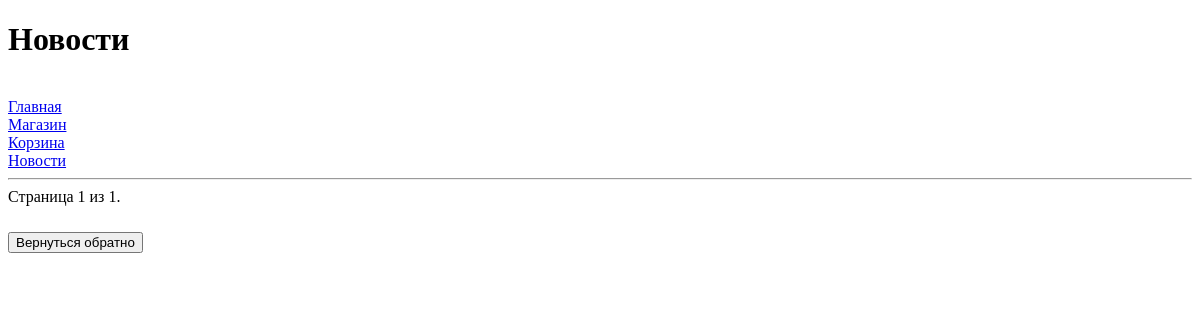
Page /platform/news/ on the earlier database version.
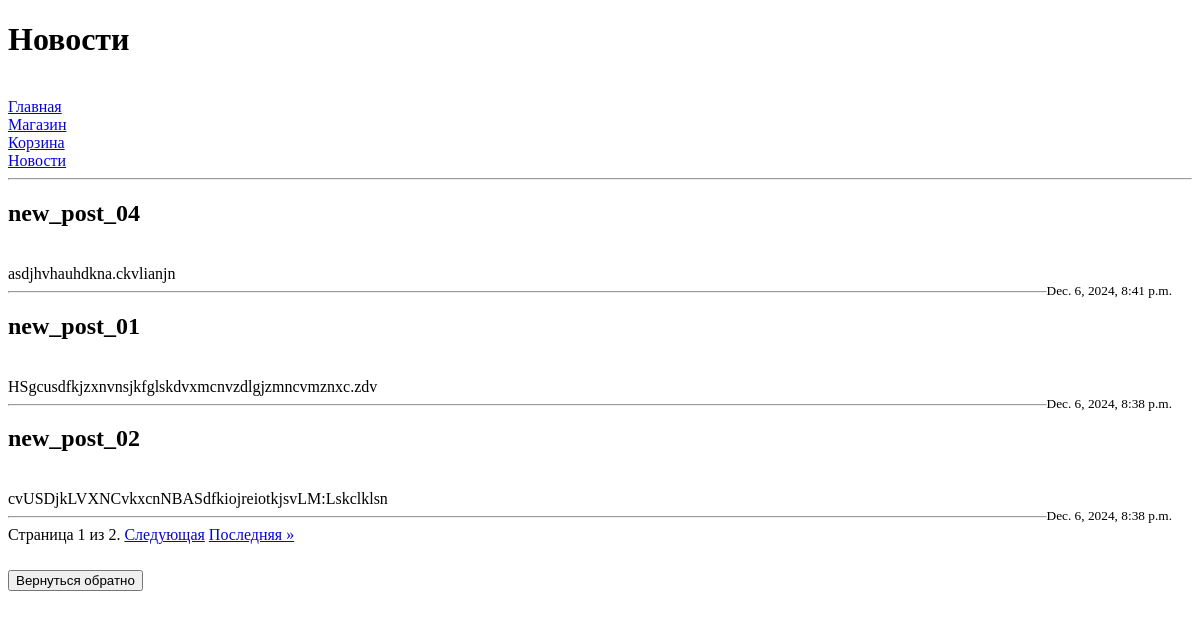
Same page on the later database version.
### task1/models.py (models this page shows, shortened)
class Post(models.Model):
    objects = None
    title = models.CharField(max_length=55, verbose_name= 'Заголовок')
    content = models.TextField(verbose_name='Содержание')
    created_at = models.DateTimeField(auto_now_add=True, verbose_name='Дата создания')
    updated_at = models.DateTimeField(auto_now=True, verbose_name='Дата обновления')
    is_published = models.BooleanField(default=True, verbose_name='Опубликовано')

### task1/views.py (the view)
# urls.py: path('platform/news/', news_page),
def news_page(request):
    news = Post.objects.filter(is_published= True).order_by('-created_at')
    paginator = Paginator(news, 3)
    page_number = request.GET.get('page')
    page_obj = paginator.get_page(page_number)
    return render(request, 'news.html', {'news': page_obj})

### templates/task1/news.html (shortened to what this page needs)
{% extends "menu.html" %}
{% block page_name %}<h1>Новости</h1>{% endblock %}
{% block menu %}{{ block.super }}{% endblock %}
{% block content %}
    <hr>
    {% for new in news %}
        <h2>{{ new.title }}</h2>
        <br>
        {{ new.content }}
        <br>
        <small style="float: right; margin-right: 20px;">{{ new.created_at }}</small>
        <hr>
    {% endfor %}
    <div class="pagination">
        <span class="step-links">
            <span class="current">
                Страница {{ news.number }} из {{ news.paginator.num_pages }}.
            </span>
            {% if news.has_next %}
                <a href="?page={{ news.next_page_number }}">Следующая</a>
                <a href="?page={{ news.paginator.num_pages }}">Последняя &raquo;</a>
            {% endif %}
        </span>
    </div>
    <a href="http://127.0.0.1:8000"> <h2><button> Вернуться обратно </button></h2> </a>
{% endblock %}

Differences in the rows shown:
added Post: title "new_post_04", content "asdjhvhauhdkna.ckvlianjn", created_at "Dec. 6, 2024, 8:41 p.m."
added Post: title "new_post_01", content "HSgcusdfkjzxnvnsjkfglskdvxmcnvzdlgjzmncvmznxc.zdv", created_at "Dec. 6, 2024, 8:38 p.m."
added Post: title "new_post_02", content "cvUSDjkLVXNCvkxcnNBASdfkiojreiotkjsvLM:Lskclklsn", created_at "Dec. 6, 2024, 8:38 p.m."
Other differences:
{{ news.paginator.num_pages }}: "1" → "2"
text now shown: "Следующая Последняя »"
